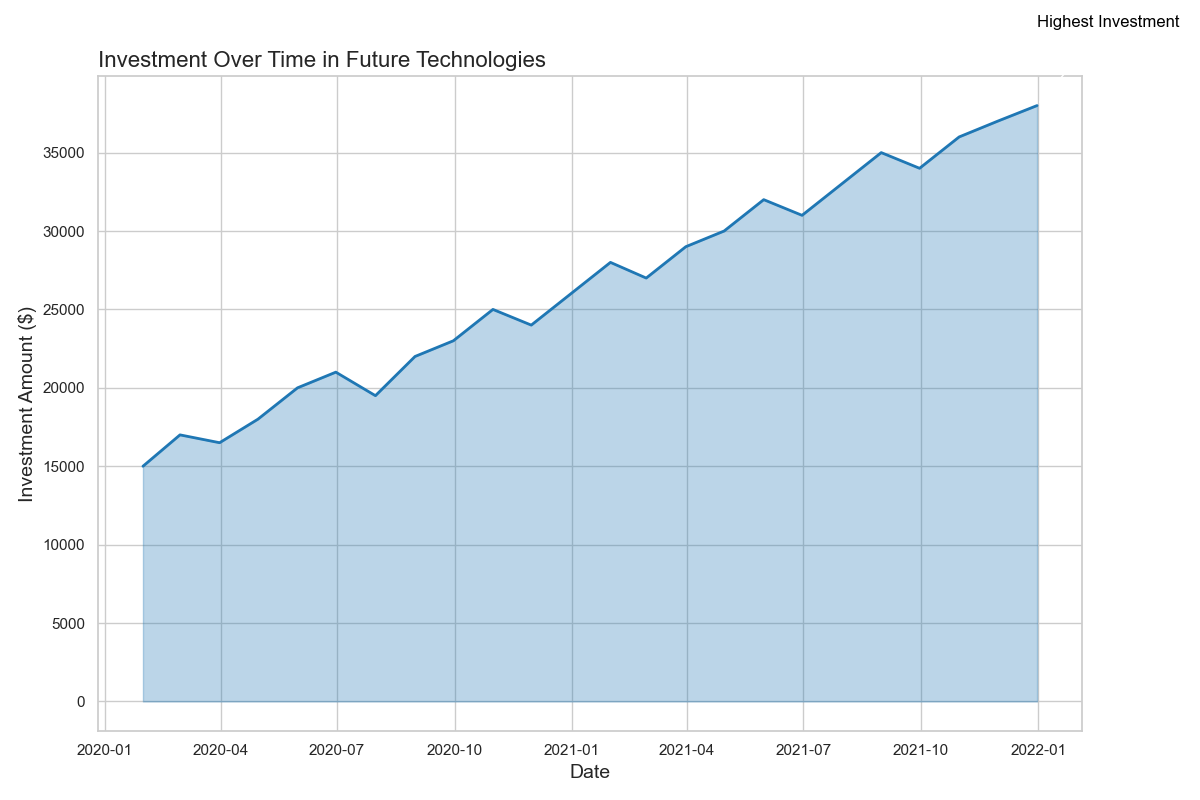

Python code for this plot:

import pandas as pd
import matplotlib.pyplot as plt
import seaborn as sns

# Data preparation
data = {
    'Date': pd.date_range(start='2020-01-01', periods=24, freq='M'),
    'Investment': [15000, 17000, 16500, 18000, 20000, 21000, 19500, 22000, 23000, 25000, 24000, 26000,
                   28000, 27000, 29000, 30000, 32000, 31000, 33000, 35000, 34000, 36000, 37000, 38000]
}

df = pd.DataFrame(data)

# Plotting
plt.figure(figsize=(12, 8))
sns.set(style="whitegrid")

# Create the area chart
area_plot = sns.lineplot(x='Date', y='Investment', data=df, color='#1f77b4', linewidth=2)
area_plot.fill_between(df['Date'], df['Investment'], color='#1f77b4', alpha=0.3)

# Adding title and labels
plt.title('Investment Over Time in Future Technologies', fontsize=16, loc='left')
plt.xlabel('Date', fontsize=14)
plt.ylabel('Investment Amount ($)', fontsize=14)

# Adding annotation
max_investment_date = df.loc[df['Investment'].idxmax(), 'Date']
max_investment_value = df['Investment'].max()
plt.annotate('Highest Investment', xy=(max_investment_date, max_investment_value),
             xytext=(max_investment_date, max_investment_value + 5000),
             arrowprops=dict(facecolor='black', arrowstyle='->'),
             fontsize=12, color='black')

plt.tight_layout()
plt.show()
